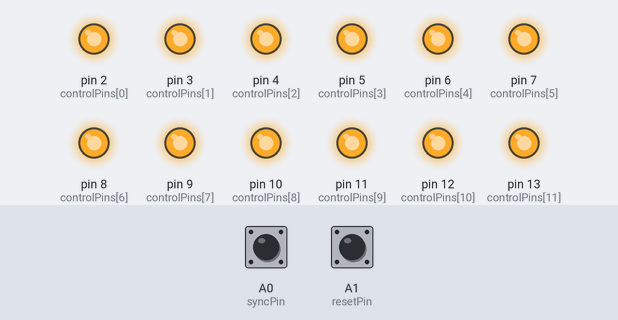
This sketch was run on a simulated Arduino Uno, built with avr-gcc and run on an emulated ATmega328P. Parts: output pins drawn as LEDs (lit = HIGH). The inputs (shaded band) are chosen by the test bench; at power-on: A0 (syncPin) LOW, A1 (resetPin) LOW.

Above: at 1.2 s.
1.3 s: A0 (syncPin) driven HIGH
At 2.2 s:
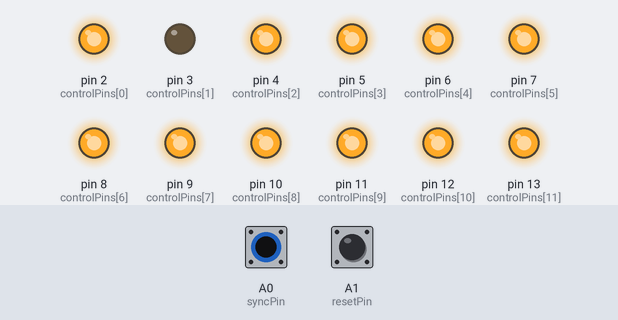
2.8 s: A0 (syncPin) driven LOW
At 3.4 s:
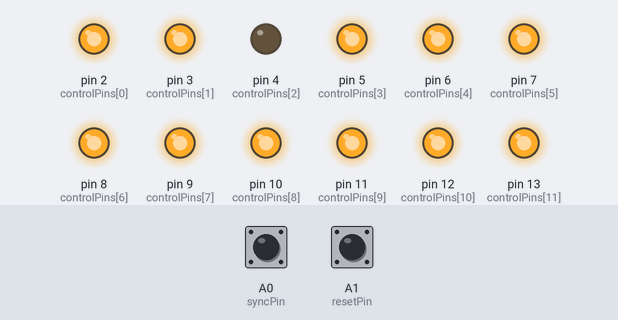
4.3 s: A0 (syncPin) driven HIGH
At 5.5 s:
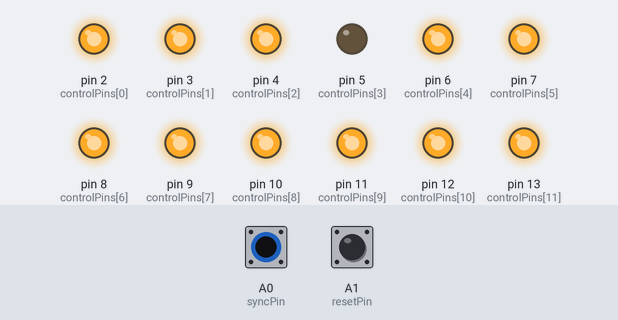
5.8 s: A0 (syncPin) driven LOW
At 6.8 s:
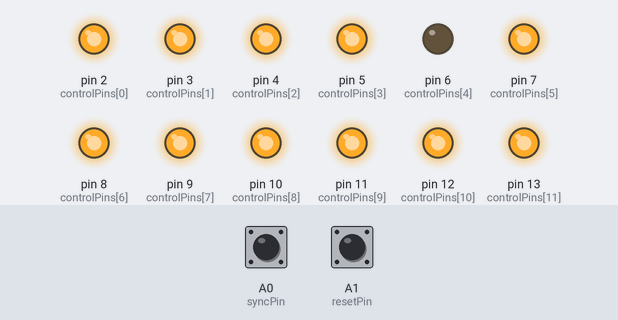
7.3 s: A0 (syncPin) driven HIGH
At 8.0 s:
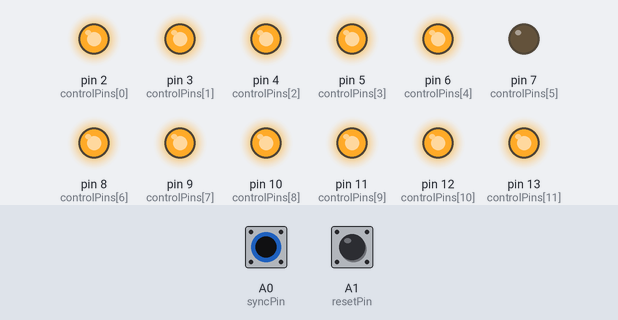
8.8 s: A0 (syncPin) pulsed LOW 2 times (0.12 s each, 0.3 s apart)
At 10.2 s:
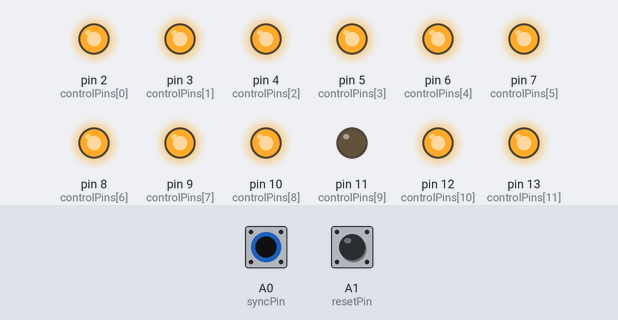
Timing chart, 0 to 11.8 s (numbered marks = the images above; inputs shaded):
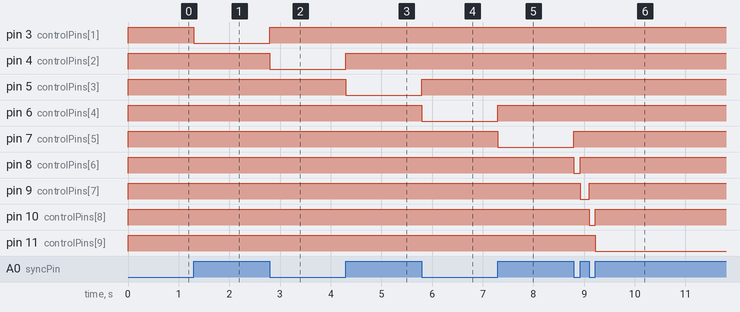

The sketch:

LEDPanelController.ino
```cpp
int controlPins[] = {2,3,4,5,6,7,8,9,10,11,12,13};
int syncPin = A0;
int resetPin = A1;
int state = 0;
float rate = 10.0;
unsigned long d = 0;
unsigned int t = 100;
int powers = 12;
int oldSync = 0;
int oldReset = 0;

char msg[4];

void setup() {
  pinMode(syncPin, INPUT);
  pinMode(resetPin, INPUT);
  for(int i = 0 ; i < powers ; i++){
    pinMode(controlPins[i], OUTPUT);
    digitalWrite(controlPins[i], HIGH);
  }
  d = (1000000.0/rate) - t;
  Serial.begin(230400);
}

void loop() {
  int reset = digitalRead(resetPin);
  if (reset != oldReset) {
    digitalWrite(controlPins[state], HIGH); // OFF
    state = 10;
  }
  oldReset = reset;

  int sync = digitalRead(syncPin);
  while(sync == oldSync){
    oldSync = sync;
    sync = digitalRead(syncPin);
  }
  oldSync = sync;

  digitalWrite(controlPins[state], HIGH); // OFF
  state++;
  if(state == 12) state = 0;
  digitalWrite(controlPins[state], LOW); // ON
}
```

Measured:
- after the input at 1.3 s, pin 3 (controlPins[1]): HIGH → LOW at once
- after the input at 2.8 s, pin 3 (controlPins[1]): LOW → HIGH at once; pin 4 (controlPins[2]): HIGH → LOW at once
- after the input at 4.3 s, pin 4 (controlPins[2]): LOW → HIGH at once; pin 5 (controlPins[3]): HIGH → LOW at once
- after the input at 5.8 s, pin 5 (controlPins[3]): LOW → HIGH at once; pin 6 (controlPins[4]): HIGH → LOW at once
- after the input at 7.3 s, pin 6 (controlPins[4]): LOW → HIGH at once; pin 7 (controlPins[5]): HIGH → LOW at once
- after the input at 8.8 s, pin 7 (controlPins[5]): LOW → HIGH at once; pin 8 (controlPins[6]): HIGH → LOW at once, → HIGH 0.12 s later; pin 9 (controlPins[7]): HIGH → LOW after 0.12 s, → HIGH 0.18 s later; pin 10 (controlPins[8]): HIGH → LOW after 0.30 s, → HIGH 0.12 s later; pin 11 (controlPins[9]): HIGH → LOW after 0.42 s
